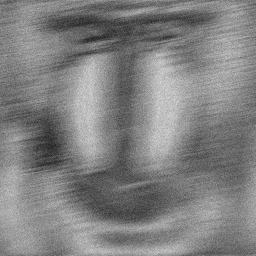
#> input picture Project7/code/origin_img.bmp, 256 x 256 px
$ python WienerFiltering_test.py
#> lines starting #> are read from the running program, lines starting #| are printed output that depends on the picture; after the words box and inside, x2 and y2 are one past the last pixel; in counts of white or black regions, pixels touching at a corner belong together
#> further down, g is the input picture: shape (256, 256); min 32, max 221, mean 128.6
'''
图像复原
浙江大学控制学院《数字图像处理与机器视觉》第五次作业
jyczju
2022/5/14 v1.0
'''
import math
import numpy as np
import cv2

def cal_PSF(img_size, length, angle):
    '''
    生成运动模糊核
    输入：图像尺寸，运动长度，运动角度(弧度)
    输出：运动模糊核
    '''
#> called with img_size = (256, 256), length = 30, angle = 0.192
    PSF = np.zeros(img_size)  # 运动模糊核初始化
    h,w = img_size
    x_center = int((h - 1) / 2)
    y_center = int((w - 1) / 2) # 图像中心坐标

    # 将angle角度上length个点置成1
    for i in range(length):
        delta_x = round(math.sin(angle) * i)
        delta_y = round(math.cos(angle) * i)
        PSF[int(x_center - delta_x), int(y_center + delta_y)] = 1

    cv2.imwrite('PSF.png', PSF*255)
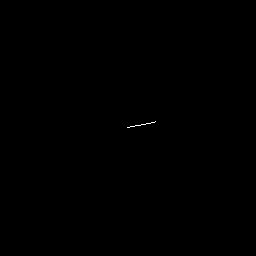
#> saved as PSF.png: shape (256, 256); 0.04% white in thin lines or dots, all inside (x1, y1, x2, y2) = (127, 121, 156, 128)
    PSF = PSF / np.sum(PSF) # 归一化
    return PSF

def wiener_filter(g, PSF, K=0.01):
    '''
    维纳滤波
    输入：模糊图像g，运动模糊核PSF，噪声抑制因子K
    输出：清晰复原图
    '''
#> called with K = 0.0167
    G = np.fft.fft2(g) # 傅里叶变换，计算模糊图频谱
    H = np.zeros(G.shape)+1j # 运动模糊核频谱初始化
    a = 30*math.cos(11/180*math.pi)
    b = 30*math.sin(11/180*math.pi)
    T = 12000000
    for u,v in np.ndindex(G.shape):
        # u -= 127
        # v -= 127
        if u == 0 and v == 0:
            H[u,v] = 1
        else:
            H[u,v] = T*1j/2/math.pi/(a*(u)+b*(v))*(math.e**(-2j*math.pi*(a*(u)+b*(v)))-1)

    h = np.fft.ifftshift(np.fft.ifft2(H)) # 傅里叶逆变换

    # print(H)

    h_img = h.real-3.5
    h_img = h_img.astype(np.uint8)

    print(h_img)
#> (printed output is left out)
    cv2.imshow('h_img', h_img)
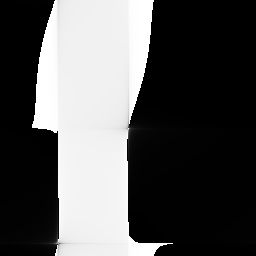
#> window 'h_img': shape (256, 256); min 0, max 255, mean 85

    wiener_fft = np.conj(H) / (np.abs(H) ** 2 + K) # 维纳滤波器公式
    f = np.fft.ifftshift(np.fft.ifft2(wiener_fft * G)) # 傅里叶逆变换得到复原后图像
    return f.real

if __name__ == '__main__':
    g = cv2.imread("origin_img.bmp",0) # 读取模糊图像
    length = 30 # PSF长度
    angle = 11 # PSF角度
    angle = angle * math.pi / 180 # 角度转弧度

    PSF = cal_PSF(g.shape, length, angle) # 生成生成运动模糊核
    f = wiener_filter(g, PSF, K = 1/60) # 维纳滤波
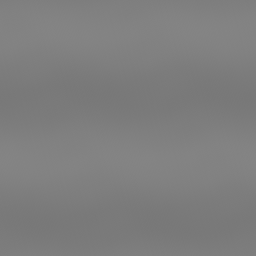
#> f: shape (256, 256) float64; min 119.8, max 133, mean 126.5
    f = f.astype(np.uint8) # 转换数据类型

    cv2.imwrite("restoreImage.png",f)
    cv2.waitKey(0)
